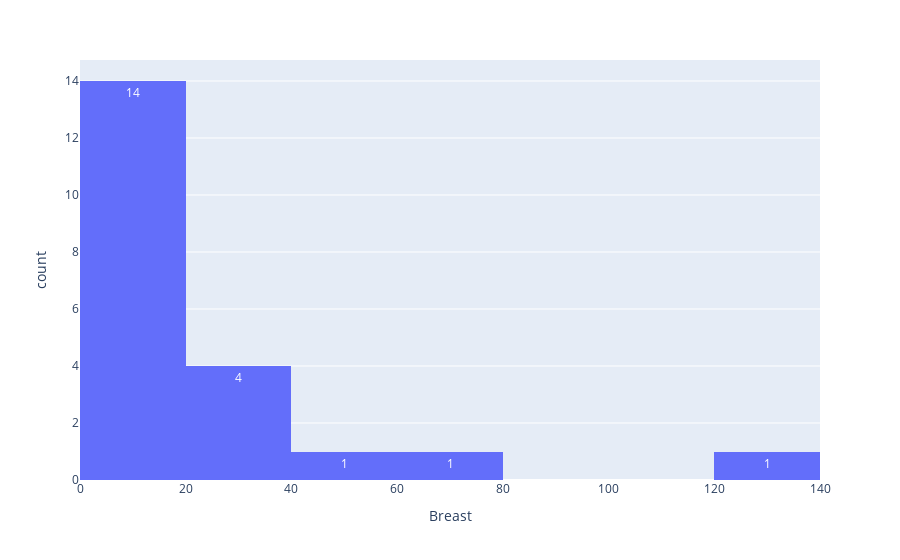
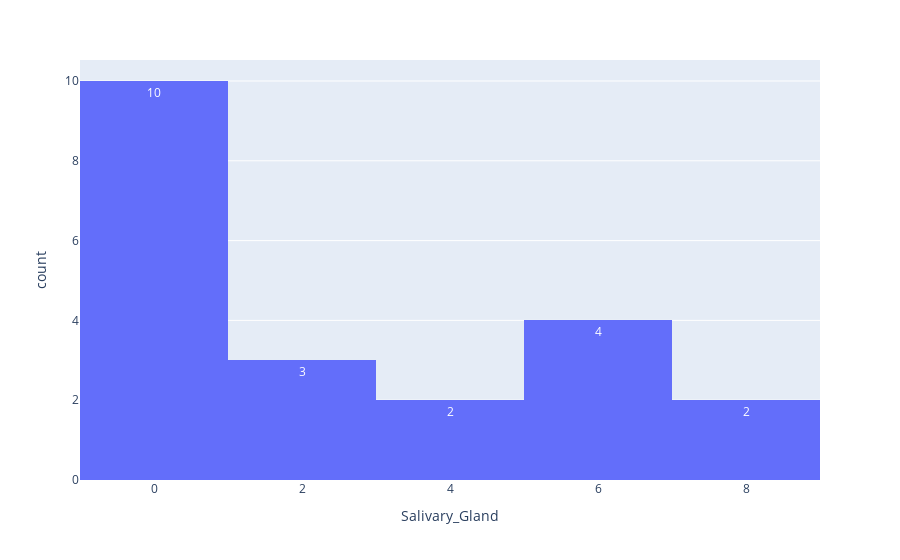
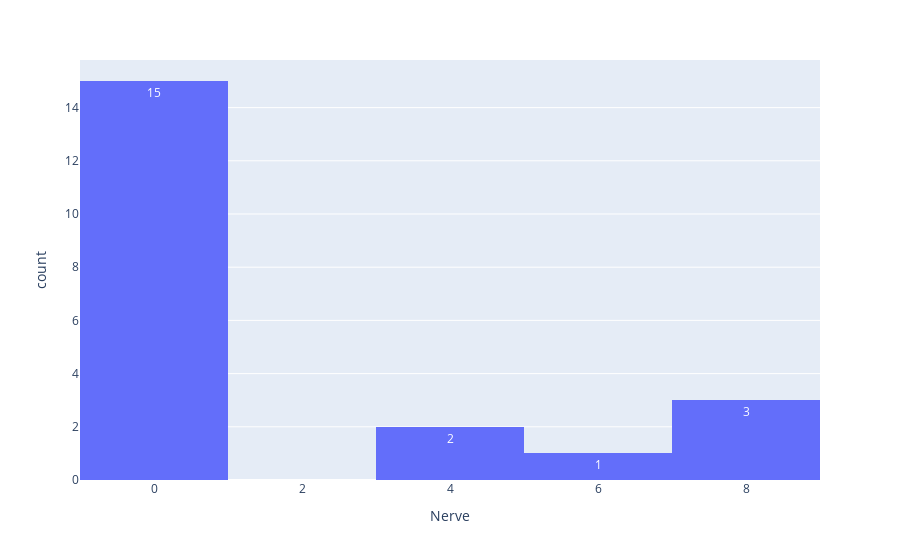
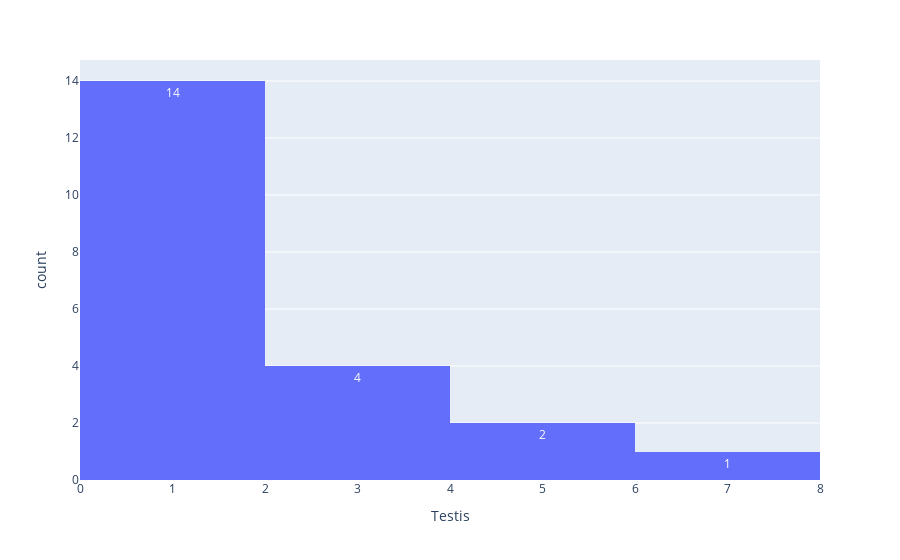

Notebook source saved alongside these figures, in order:
### Code cell
for tissue in tissue_names_list:
    fig = px.histogram(df_specific, x=tissue, text_auto= True)
    fig.show()

### Figure 1 — Plotly figure (JSON) as saved in the notebook; plotly's stock layout.template omitted (floating-point values rounded to 4 significant figures)
{"data": [{"alignmentgroup": "True", "bingroup": "x", "hovertemplate": "Breast=%{x}<br>count=%{y}<extra></extra>", "legendgroup": "", "marker": {"color": "#636efa", "pattern": {"shape": ""}}, "name": "", "offsetgroup": "", "orientation": "v", "showlegend": false, "texttemplate": "%{value}", "type": "histogram", "x": [11.16, 10.24, 28.1, 13.2, 11.4, 45.48, 10.04, 39.22, 10.17, 10.72, 136.3, 18.8, 10.88, 17.58, 10.44, 20.11, 18.92, 78.85, 20.65, 12.78, 10.76], "xaxis": "x", "yaxis": "y"}], "layout": {"autosize": true, "barmode": "relative", "legend": {"tracegroupgap": 0}, "margin": {"t": 60}, "xaxis": {"anchor": "y", "autorange": true, "domain": [0, 1], "range": [0, 140], "title": {"text": "Breast"}, "type": "linear"}, "yaxis": {"anchor": "x", "autorange": true, "domain": [0, 1], "range": [0, 14.74], "title": {"text": "count"}}}}

### Figure 2 — Plotly figure (JSON) as saved in the notebook; plotly's stock layout.template omitted (floating-point values rounded to 4 significant figures)
{"data": [{"alignmentgroup": "True", "bingroup": "x", "hovertemplate": "Salivary_Gland=%{x}<br>count=%{y}<extra></extra>", "legendgroup": "", "marker": {"color": "#636efa", "pattern": {"shape": ""}}, "name": "", "offsetgroup": "", "orientation": "v", "showlegend": false, "texttemplate": "%{value}", "type": "histogram", "x": [7.648, 2.368, 1.469, 4.583, 0.1376, 0.1705, 6.202, 2.907, 5.822, 0.4687, 0.04253, 5.725, 6.413, 0.1782, 7.454, 0.001914, 0.0009877, 0.02519, 0.001605, 0.003827, 3.676], "xaxis": "x", "yaxis": "y"}], "layout": {"autosize": true, "barmode": "relative", "legend": {"tracegroupgap": 0}, "margin": {"t": 60}, "xaxis": {"anchor": "y", "autorange": true, "domain": [0, 1], "range": [-1, 9], "title": {"text": "Salivary_Gland"}, "type": "linear"}, "yaxis": {"anchor": "x", "autorange": true, "domain": [0, 1], "range": [0, 10.53], "title": {"text": "count"}}}}

### Figure 3 — Plotly figure (JSON) as saved in the notebook; plotly's stock layout.template omitted (floating-point values rounded to 4 significant figures)
{"data": [{"alignmentgroup": "True", "bingroup": "x", "hovertemplate": "Nerve=%{x}<br>count=%{y}<extra></extra>", "legendgroup": "", "marker": {"color": "#636efa", "pattern": {"shape": ""}}, "name": "", "offsetgroup": "", "orientation": "v", "showlegend": false, "texttemplate": "%{value}", "type": "histogram", "x": [3.72, 3.403, 0.01137, 0.02931, 0.133, 0.04397, 6.455, 0.00706, 8.394, 0.8906, 0.02183, 0.008223, 0.03111, 0.4792, 7.826, 0.006204, 0.002779, 0.03181, 0.009435, 0.007044, 8.824], "xaxis": "x", "yaxis": "y"}], "layout": {"autosize": true, "barmode": "relative", "legend": {"tracegroupgap": 0}, "margin": {"t": 60}, "xaxis": {"anchor": "y", "autorange": true, "domain": [0, 1], "range": [-1, 9], "title": {"text": "Nerve"}, "type": "linear"}, "yaxis": {"anchor": "x", "autorange": true, "domain": [0, 1], "range": [0, 15.79], "title": {"text": "count"}}}}

### Figure 4 — Plotly figure (JSON) as saved in the notebook; plotly's stock layout.template omitted (floating-point values rounded to 4 significant figures)
{"data": [{"alignmentgroup": "True", "bingroup": "x", "hovertemplate": "Testis=%{x}<br>count=%{y}<extra></extra>", "legendgroup": "", "marker": {"color": "#636efa", "pattern": {"shape": ""}}, "name": "", "offsetgroup": "", "orientation": "v", "showlegend": false, "texttemplate": "%{value}", "type": "histogram", "x": [5.114, 1.028, 0.03909, 0.1911, 0.05452, 0.1522, 3.663, 0.1811, 6.387, 0.5263, 2.597, 0.06382, 0.1548, 0.3946, 1.759, 2.915, 0.8385, 5.452, 0.5245, 0.8956, 2.727], "xaxis": "x", "yaxis": "y"}], "layout": {"autosize": true, "barmode": "relative", "legend": {"tracegroupgap": 0}, "margin": {"t": 60}, "xaxis": {"anchor": "y", "autorange": true, "domain": [0, 1], "range": [0, 8], "title": {"text": "Testis"}, "type": "linear"}, "yaxis": {"anchor": "x", "autorange": true, "domain": [0, 1], "range": [0, 14.74], "title": {"text": "count"}}}}
